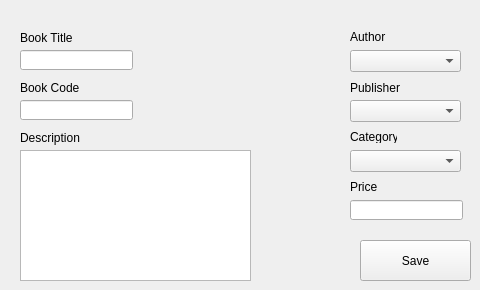
      <widget class="QWidget" name="tab_5">
       <attribute name="title">
        <string>Add Book</string>
       </attribute>
       <widget class="QLineEdit" name="lineEdit">
        <property name="geometry">
         <rect>
          <x>20</x>
          <y>50</y>
          <width>113</width>
          <height>20</height>
         </rect>
        </property>
       </widget>
       <widget class="QLineEdit" name="lineEdit_2">
        <property name="geometry">
         <rect>
          <x>20</x>
          <y>100</y>
          <width>113</width>
          <height>20</height>
         </rect>
        </property>
       </widget>
       <widget class="QLineEdit" name="lineEdit_6">
        <property name="geometry">
         <rect>
          <x>350</x>
          <y>200</y>
          <width>113</width>
          <height>20</height>
         </rect>
        </property>
       </widget>
       <widget class="QLabel" name="label_3">
        <property name="geometry">
         <rect>
          <x>20</x>
          <y>30</y>
          <width>61</width>
          <height>16</height>
         </rect>
        </property>
        <property name="text">
         <string>Book Title</string>
        </property>
       </widget>
       <widget class="QLabel" name="label_4">
        <property name="geometry">
         <rect>
          <x>20</x>
          <y>130</y>
          <width>71</width>
          <height>16</height>
         </rect>
        </property>
        <property name="text">
         <string>Description</string>
        </property>
       </widget>
       <widget class="QLabel" name="label_5">
        <property name="geometry">
         <rect>
          <x>20</x>
          <y>80</y>
          <width>61</width>
          <height>16</height>
         </rect>
        </property>
        <property name="text">
         <string>Book Code</string>
        </property>
       </widget>
       <widget class="QLabel" name="label_6">
        <property name="geometry">
         <rect>
          <x>350</x>
          <y>30</y>
          <width>47</width>
          <height>13</height>
         </rect>
        </property>
        <property name="text">
         <string>Author</string>
        </property>
       </widget>
       <widget class="QLabel" name="label_7">
        <property name="geometry">
         <rect>
          <x>350</x>
          <y>80</y>
          <width>61</width>
          <height>16</height>
         </rect>
        </property>
        <property name="text">
         <string>Publisher</string>
        </property>
       </widget>
       <widget class="QLabel" name="label_8">
        <property name="geometry">
         <rect>
          <x>350</x>
          <y>130</y>
          <width>47</width>
          <height>13</height>
         </rect>
        </property>
        <property name="text">
         <string>Category</string>
        </property>
       </widget>
       <widget class="QLabel" name="label_9">
        <property name="geometry">
         <rect>
          <x>350</x>
          <y>180</y>
          <width>47</width>
          <height>13</height>
         </rect>
        </property>
        <property name="text">
         <string>Price</string>
        </property>
       </widget>
       <widget class="QComboBox" name="comboBox_3">
        <property name="geometry">
         <rect>
          <x>350</x>
          <y>150</y>
          <width>111</width>
          <height>22</height>
         </rect>
        </property>
       </widget>
       <widget class="QPushButton" name="pushButton_8">
        <property name="geometry">
         <rect>
          <x>360</x>
          <y>240</y>
          <width>111</width>
          <height>41</height>
         </rect>
        </property>
        <property name="text">
         <string>Save</string>
        </property>
       </widget>
       <widget class="QComboBox" name="comboBox_9">
        <property name="geometry">
         <rect>
          <x>350</x>
          <y>50</y>
          <width>111</width>
          <height>22</height>
         </rect>
        </property>
       </widget>
       <widget class="QComboBox" name="comboBox_10">
        <property name="geometry">
         <rect>
          <x>350</x>
          <y>100</y>
          <width>111</width>
          <height>22</height>
         </rect>
        </property>
       </widget>
       <widget class="QTextEdit" name="textEdit_2">
        <property name="geometry">
         <rect>
          <x>20</x>
          <y>150</y>
          <width>231</width>
          <height>131</height>
         </rect>
        </property>
       </widget>
      </widget>
